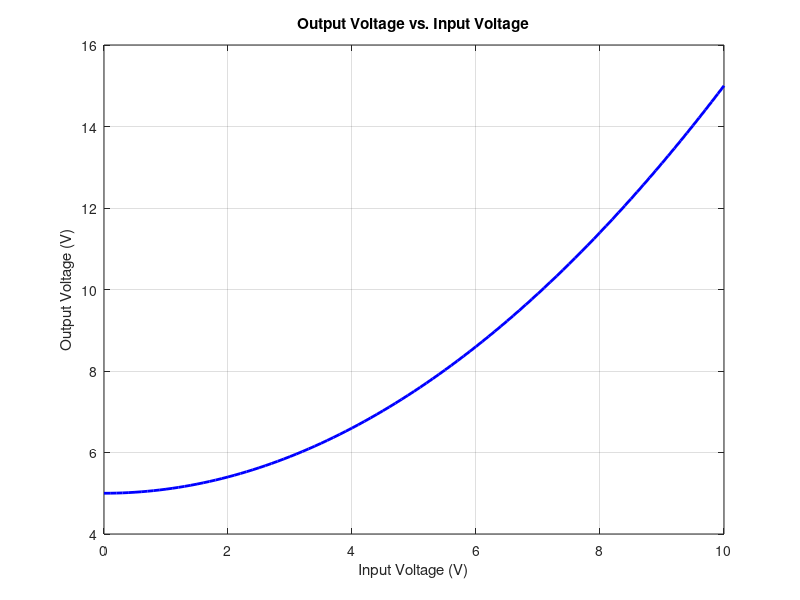

MATLAB code to generate this figure:
v1 = 0:0.1:10; % Voltage values from 0 to 10 Volts with a step of 0.1 Volts
V3 = 0.1 * v1.^2 + 5;   % Calculate the output Voltage using the given equation
figure;  % Create the plot
plot(v1, V3, 'b-', 'LineWidth', 2); % Plot the output Voltage as a function of input voltage
xlabel('Input Voltage (V)');
ylabel('Output Voltage (V)');
title('Output Voltage vs. Input Voltage');
grid on; % Add grid